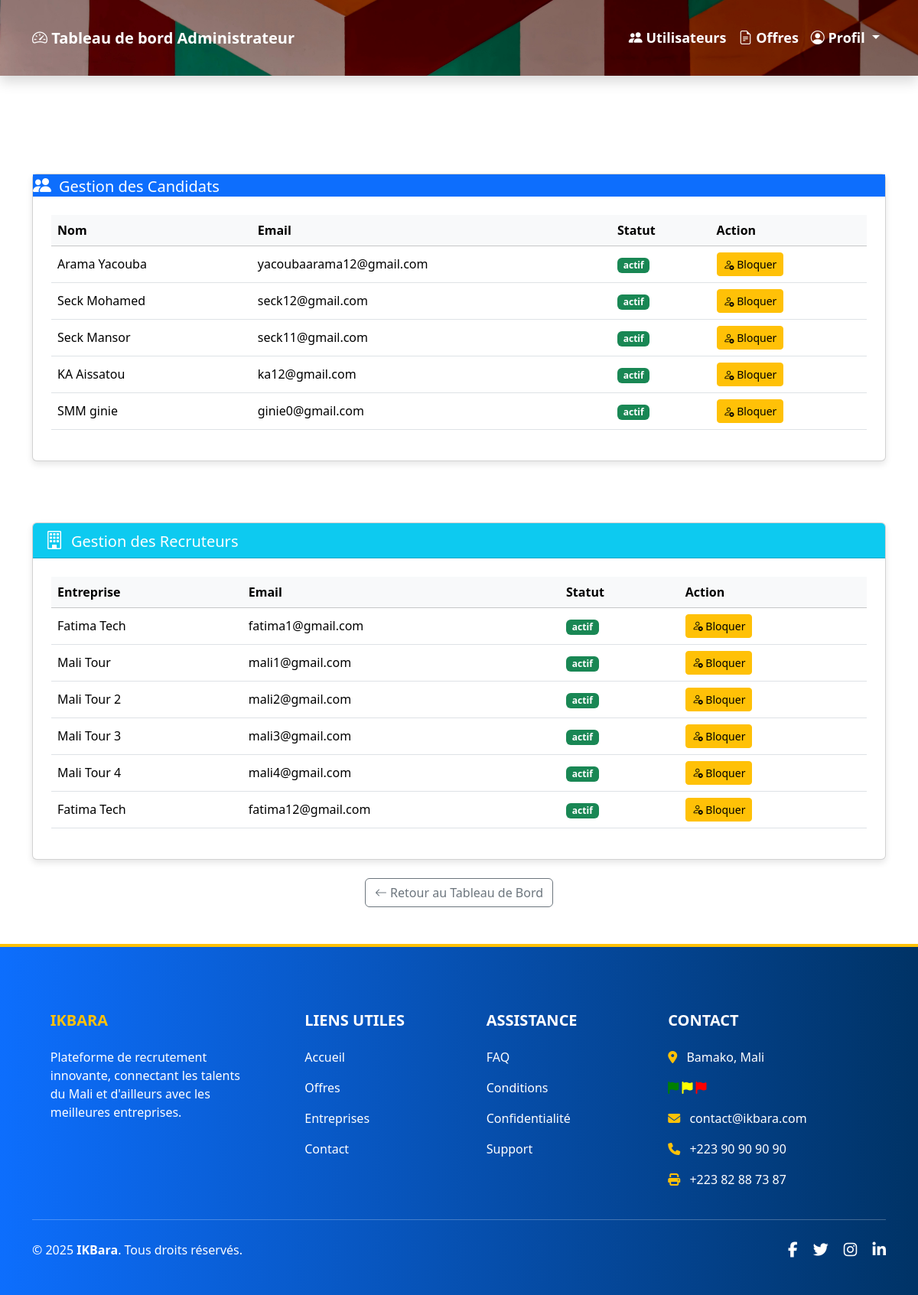
Page /admin/users.php?msg=parametre_invalide (signed in) on the committed database.
### tables this page shows
CREATE TABLE IF NOT EXISTS `candidats` (
  `id_candidat` int NOT NULL AUTO_INCREMENT,
  `nom` varchar(100) DEFAULT NULL,
  `prenom` varchar(100) DEFAULT NULL,
  `email` varchar(150) NOT NULL,
  `mot_de_passe` varchar(255) NOT NULL,
  `addresse` varchar(30) DEFAULT NULL,
  `date_inscription` datetime DEFAULT CURRENT_TIMESTAMP,
  `reset_token` varchar(255) DEFAULT NULL,
  `reset_token_expires` datetime DEFAULT NULL,
  `statut` varchar(20) DEFAULT 'actif',
  PRIMARY KEY (`id_candidat`),
  UNIQUE KEY `email` (`email`)
);

CREATE TABLE IF NOT EXISTS `recruteurs` (
  `id_recruteur` int NOT NULL AUTO_INCREMENT,
  `nom_entreprise` varchar(150) NOT NULL,
  `secteur` varchar(100) DEFAULT NULL,
  `email` varchar(150) NOT NULL,
  `mot_de_passe` varchar(255) NOT NULL,
  `adresse` text,
  `telephone` varchar(20) DEFAULT NULL,
  `description` text,
  `logo` varchar(255) DEFAULT NULL,
  `date_inscription` datetime DEFAULT CURRENT_TIMESTAMP,
  `reset_token` varchar(255) DEFAULT NULL,
  `reset_token_expires` datetime DEFAULT NULL,
  `statut` varchar(20) DEFAULT 'actif',
  PRIMARY KEY (`id_recruteur`),
  UNIQUE KEY `email` (`email`)
);

### admin/users.php (the view, shortened to what this page needs)
<?php
require_once __DIR__ . '/../configuration/connexionbase.php';
$candidats = $bdd->query("SELECT * FROM candidats")->fetchAll();
$recruteurs = $bdd->query("SELECT * FROM recruteurs")->fetchAll();
?>
<!DOCTYPE html>
<html lang="fr">
<head>
    <link href="https://cdn.jsdelivr.net/npm/bootstrap@5.3.3/dist/css/bootstrap.min.css" rel="stylesheet">
    <link href="https://cdn.jsdelivr.net/npm/bootstrap-icons/font/bootstrap-icons.css" rel="stylesheet">
</head>
<body>
<?php include __DIR__ . '/../includes/header_admin.php'; ?>
<div class="container py-5">
    <div class="card mb-5">
        <div class="card-header1 bg-primary text-white">
            <h5 class="mb-0"><i class="bi bi-people-fill icon"></i>Gestion des Candidats</h5>
        </div>
        <div class="card-body p-4">
            <div class="table-responsive">
                <table class="table table-hover align-middle">
                    <thead class="table-light">
                        <tr><th>Nom</th><th>Email</th><th>Statut</th><th>Action</th></tr>
                    </thead>
                    <tbody>
                    <?php foreach ($candidats as $c): ?>
                        <tr>
                            <td><?= htmlspecialchars($c['nom'].' '.$c['prenom']) ?></td>
                            <td><?= htmlspecialchars($c['email']) ?></td>
                            <td>
                                <span class="badge <?= ($c['statut'] ?? '') === 'bloqué' ? 'bg-danger' : 'bg-success' ?>">
                                    <?= $c['statut'] ?? 'actif' ?>
                                </span>
                            </td>
                            <td>
                                <?php if (($c['statut'] ?? '') !== 'bloqué'): ?>
                                    <a href="bloquer_users.php?type=candidat&id=<?= $c['id_candidat'] ?>" class="btn btn-warning btn-sm">
                                        <i class="bi bi-person-x"></i> Bloquer
                                    </a>
                                <?php else: ?>
                                    <a href="bloquer_users.php?type=candidat&id=<?= $c['id_candidat'] ?>&activer=1" class="btn btn-success btn-sm">
                                        <i class="bi bi-person-check"></i> Activer
                                    </a>
                                <?php endif; ?>
                            </td>
                        </tr>
                    <?php endforeach; ?>
                    </tbody>
                </table>
            </div>
        </div>
    </div>
    <div class="card">
        <div class="card-header bg-info text-white">
            <h5 class="mb-0"><i class="bi bi-building icon"></i>Gestion des Recruteurs</h5>
        </div>
        <div class="card-body p-4">
            <div class="table-responsive">
                <table class="table table-hover align-middle">
                    <thead class="table-light">
                        <tr><th>Entreprise</th><th>Email</th><th>Statut</th><th>Action</th></tr>
                    </thead>
                    <tbody>
                    <?php foreach ($recruteurs as $r): ?>
                        <tr>
                            <td><?= htmlspecialchars($r['nom_entreprise']) ?></td>
                            <td><?= htmlspecialchars($r['email']) ?></td>
                            <td>
                                <span class="badge <?= ($r['statut'] ?? '') === 'bloqué' ? 'bg-danger' : 'bg-success' ?>">
                                    <?= $r['statut'] ?? 'actif' ?>
                                </span>
                            </td>
                            <td>
                                <?php if (($r['statut'] ?? '') !== 'bloqué'): ?>
                                    <a href="bloquer_users.php?type=recruteur&id=<?= $r['id_recruteur'] ?>" class="btn btn-warning btn-sm">
                                        <i class="bi bi-person-x"></i> Bloquer
                                    </a>
                                <?php else: ?>
                                    <a href="bloquer_users.php?type=recruteur&id=<?= $r['id_recruteur'] ?>&activer=1" class="btn btn-success btn-sm">
                                        <i class="bi bi-person-check"></i> Activer
                                    </a>
                                <?php endif; ?>
                            </td>
                        </tr>
                    <?php endforeach; ?>
                    </tbody>
                </table>
            </div>
        </div>
    </div>
    <div class="text-center mt-4">
        <a href="tableau_administateur.php" class="btn btn-outline-secondary">
            <i class="bi bi-arrow-left"></i> Retour au Tableau de Bord
        </a>
    </div>
</div>
<?php include __DIR__ . '/../includes/footer.php'; ?>
</body>
</html>

### includes/header_admin.php (shortened to what this page needs)
<!DOCTYPE html>
<html lang="en">
<head>
    <link href="https://cdn.jsdelivr.net/npm/bootstrap-icons/font/bootstrap-icons.css" rel="stylesheet">
</head>
<body>
    <body>
</body>
<nav class="navbar navbar-expand-lg navbar-dark bg-transparent shadow navbar-fixed">
    <div class="container">
        <a class="navbar-brand fw-bold" href="tableau_administateur.php">
            <i class="bi bi-speedometer2"></i> Tableau de bord Administrateur
        </a>
        <div class="collapse navbar-collapse justify-content-end" id="navbarNav">
            <ul class="navbar-nav">
                <li class="nav-item">
                    <a class="nav-link" href="users.php"><i class="bi bi-people-fill"></i> Utilisateurs</a>
                </li>
                <li class="nav-item">
                    <a class="nav-link" href="offres.php"><i class="bi bi-file-earmark-text"></i> Offres</a>
                </li>
                <li class="nav-item dropdown">
                    <a class="nav-link dropdown-toggle" href="#" role="button" data-bs-toggle="dropdown">
                        <i class="bi bi-person-circle"></i> Profil
                    </a>
                </li>
            </ul>
        </div>
    </div>
</nav>
</body>
</html>

### includes/footer.php (shortened to what this page needs)
<!DOCTYPE html>
<html lang="en">
<head>
    <link href="https://cdn.jsdelivr.net/npm/bootstrap@5.3.3/dist/css/bootstrap.min.css" rel="stylesheet">
    <link href="https://cdnjs.cloudflare.com/ajax/libs/font-awesome/6.5.0/css/all.min.css" rel="stylesheet">
</head>
<body>
    <footer class="text-white pt-5 pb-4" style="background: linear-gradient(to right, #0d6efd, #003366); border-top: 4px solid #ffc107;">
        <div class="container text-center text-md-start">
            <div class="row text-center text-md-start">
                <div class="col-md-3 col-lg-3 col-xl-3 mx-auto mt-3">
                    <h5 class="text-uppercase mb-4 fw-bold text-warning">IKBara</h5>
                    <p>
                        Plateforme de recrutement innovante, connectant les talents du Mali et d'ailleurs avec les meilleures entreprises.
                    </p>
                </div>
                <div class="col-md-2 col-lg-2 col-xl-2 mx-auto mt-3">
                    <h5 class="text-uppercase mb-4 fw-bold text-white">Liens utiles</h5>
                    <p><a href="#" class="text-white text-decoration-none">Accueil</a></p>
                    <p><a href="#" class="text-white text-decoration-none">Offres</a></p>
                    <p><a href="#" class="text-white text-decoration-none">Entreprises</a></p>
                    <p><a href="#" class="text-white text-decoration-none">Contact</a></p>
                </div>
                <div class="col-md-3 col-lg-2 col-xl-2 mx-auto mt-3">
                    <h5 class="text-uppercase mb-4 fw-bold text-white">Assistance</h5>
                    <p><a href="#" class="text-white text-decoration-none">FAQ</a></p>
                    <p><a href="#" class="text-white text-decoration-none">Conditions</a></p>
                    <p><a href="#" class="text-white text-decoration-none">Confidentialité</a></p>
                    <p><a href="#" class="text-white text-decoration-none">Support</a></p>
                </div>
                <div class="col-md-4 col-lg-3 col-xl-3 mx-auto mt-3">
                    <h5 class="text-uppercase mb-4 fw-bold text-white">Contact</h5>
                    <p><i class="fas fa-map-marker-alt me-2 text-warning"></i> Bamako, Mali</p>
                    <p>
                        <i class="fas fa-flag" style="color: green;"></i>
                        <i class="fas fa-flag" style="color: yellow;"></i>
                        <i class="fas fa-flag" style="color: red;"></i>
                    </p>
                    <p><i class="fas fa-envelope me-2 text-warning"></i> contact@ikbara.com</p>
                    <p><i class="fas fa-phone me-2 text-warning"></i> +223 90 90 90 90</p>
                    <p><i class="fas fa-print me-2 text-warning"></i> +223 82 88 73 87</p>
                </div>
            </div>
            <hr class="my-4 text-white" />
            <div class="row align-items-center">
                <div class="col-md-7 col-lg-8">
                    <p class="text-center text-md-start mb-0">© 2025 <strong>IKBara</strong>. Tous droits réservés.</p>
                </div>
                <div class="col-md-5 col-lg-4">
                    <div class="text-center text-md-end">
                        <a href="#" class="text-white me-3 fs-5"><i class="fab fa-facebook-f"></i></a>
                        <a href="#" class="text-white me-3 fs-5"><i class="fab fa-twitter"></i></a>
                        <a href="#" class="text-white me-3 fs-5"><i class="fab fa-instagram"></i></a>
                        <a href="#" class="text-white fs-5"><i class="fab fa-linkedin-in"></i></a>
                    </div>
                </div>
            </div>
        </div>
    </footer>
</body>
</html>

### admin/users.php (style rules this page uses)
body { background: #f0f2f5; }
.card { border: none; border-radius: 15px; box-shadow: 0 4px 8px rgba(0,0,0,0.1); }
.icon { font-size: 1.5rem; margin-right: 10px; }
.table th, .table td { vertical-align: middle; }
.btn-sm { font-weight: bold; border-radius: 5px; }
.card { margin-top: 80px; }

### includes/header_admin.php (style rules this page uses)
.navbar { background-image: url('/projet_Rabya/igm/s2.jpg'); background-size: cover; }
.container { padding: 20px; }
.nav-item a { color: white !important; font-weight: bold; font-size: large; }
.navbar-fixed { position: fixed; top: 0; width: 100%; z-index: 1030; transition: transform 0.3s ease, background-color 0.3s ease; }

### rows in the picture
candidats: nom+prenom "Arama Yacouba", email "yacoubaarama12@gmail.com", statut "actif"
candidats: nom+prenom "Seck Mohamed", email "seck12@gmail.com", statut "actif"
candidats: nom+prenom "Seck Mansor", email "seck11@gmail.com", statut "actif"
candidats: nom+prenom "KA Aissatou", email "ka12@gmail.com", statut "actif"
candidats: nom+prenom "SMM ginie", email "ginie0@gmail.com", statut "actif"
recruteurs: nom_entreprise "Fatima Tech", email "fatima1@gmail.com", statut "actif"
recruteurs: nom_entreprise "Mali Tour", email "mali1@gmail.com", statut "actif"
recruteurs: nom_entreprise "Mali Tour 2", email "mali2@gmail.com", statut "actif"
recruteurs: nom_entreprise "Mali Tour 3", email "mali3@gmail.com", statut "actif"
recruteurs: nom_entreprise "Mali Tour 4", email "mali4@gmail.com", statut "actif"
recruteurs: nom_entreprise "Fatima Tech", email "fatima12@gmail.com", statut "actif"
